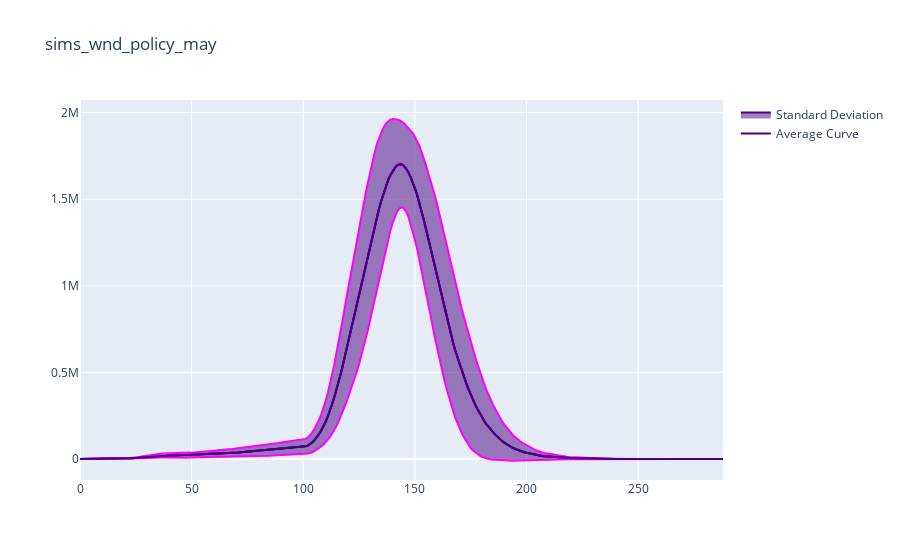

This figure's notebook cell:
### Code cell
plot_average_infection_curve(sims_end_policy_may, 'sims_wnd_policy_may')

### Figure 1 — Plotly figure (JSON) as saved in the notebook; plotly's stock layout.template omitted (floating-point values rounded to 4 significant figures; data arrays with more than 128 entries replaced by an {"elided": "..."} marker saying what was removed)
{"data": [{"line": {"color": "indigo"}, "mode": "lines", "name": "Average Curve", "type": "scatter", "x": {"elided": "289 int values"}, "y": {"elided": "289 float values"}}, {"line": {"color": "magenta"}, "mode": "lines", "showlegend": false, "type": "scatter", "x": {"elided": "289 int values"}, "y": {"elided": "289 float values"}}, {"fill": "tonexty", "line": {"color": "indigo"}, "mode": "lines", "name": "Standard Deviation", "type": "scatter", "x": {"elided": "289 int values"}, "y": {"elided": "289 float values"}}, {"line": {"color": "magenta"}, "mode": "lines", "showlegend": false, "type": "scatter", "x": {"elided": "289 int values"}, "y": {"elided": "289 float values"}}, {"fill": "tonexty", "line": {"color": "indigo"}, "mode": "lines", "showlegend": false, "type": "scatter", "x": {"elided": "289 int values"}, "y": {"elided": "289 float values"}}], "layout": {"title": {"text": "sims_wnd_policy_may"}}}
